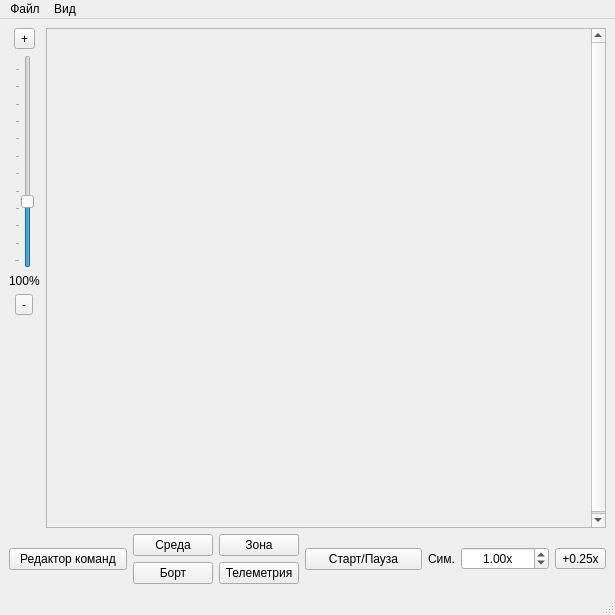
<?xml version="1.0" encoding="UTF-8"?>
<ui version="4.0">
 <class>MainWindow</class>
 <widget class="QMainWindow" name="MainWindow">
  <property name="geometry">
   <rect>
    <x>0</x>
    <y>0</y>
    <width>615</width>
    <height>607</height>
   </rect>
  </property>
  <property name="windowTitle">
   <string>Eleron</string>
  </property>
  <widget class="QWidget" name="centralwidget">
   <layout class="QHBoxLayout" name="horizontalLayout_2">
    <item>
     <layout class="QVBoxLayout" name="verticalLayout">
      <item>
       <layout class="QHBoxLayout" name="canvasLayout">
        <item>
         <layout class="QVBoxLayout" name="zoomControlsLayout">
          <property name="spacing">
           <number>6</number>
          </property>
          <item alignment="Qt::AlignmentFlag::AlignHCenter|Qt::AlignmentFlag::AlignTop">
           <widget class="QToolButton" name="zoomInButton">
            <property name="text">
             <string>+</string>
            </property>
           </widget>
          </item>
          <item alignment="Qt::AlignmentFlag::AlignHCenter">
           <widget class="QSlider" name="zoomSlider">
            <property name="minimum">
             <number>15</number>
            </property>
            <property name="maximum">
             <number>300</number>
            </property>
            <property name="singleStep">
             <number>25</number>
            </property>
            <property name="pageStep">
             <number>25</number>
            </property>
            <property name="value">
             <number>100</number>
            </property>
            <property name="orientation">
             <enum>Qt::Orientation::Vertical</enum>
            </property>
            <property name="invertedAppearance">
             <bool>false</bool>
            </property>
            <property name="tickPosition">
             <enum>QSlider::TickPosition::TicksAbove</enum>
            </property>
            <property name="tickInterval">
             <number>25</number>
            </property>
           </widget>
          </item>
          <item alignment="Qt::AlignmentFlag::AlignHCenter">
           <widget class="QLabel" name="zoomValueLabel">
            <property name="text">
             <string>100%</string>
            </property>
           </widget>
          </item>
          <item alignment="Qt::AlignmentFlag::AlignHCenter|Qt::AlignmentFlag::AlignBottom">
           <widget class="QToolButton" name="zoomOutButton">
            <property name="text">
             <string>-</string>
            </property>
           </widget>
          </item>
          <item>
           <spacer name="zoomSpacer">
            <property name="orientation">
             <enum>Qt::Orientation::Vertical</enum>
            </property>
            <property name="sizeHint" stdset="0">
             <size>
              <width>20</width>
              <height>40</height>
             </size>
            </property>
           </spacer>
          </item>
         </layout>
        </item>
        <item>
         <widget class="QScrollArea" name="canvasScrollArea">
          <property name="sizePolicy">
           <sizepolicy hsizetype="Expanding" vsizetype="Expanding">
            <horstretch>0</horstretch>
            <verstretch>0</verstretch>
           </sizepolicy>
          </property>
          <property name="minimumSize">
           <size>
            <width>500</width>
            <height>500</height>
           </size>
          </property>
          <property name="widgetResizable">
           <bool>false</bool>
          </property>
          <property name="alignment">
           <set>Qt::AlignmentFlag::AlignLeading|Qt::AlignmentFlag::AlignLeft|Qt::AlignmentFlag::AlignTop</set>
          </property>
          <widget class="CanvasWidget" name="canvas">
           <property name="geometry">
            <rect>
             <x>0</x>
             <y>0</y>
             <width>500</width>
             <height>500</height>
            </rect>
           </property>
           <property name="sizePolicy">
            <sizepolicy hsizetype="Fixed" vsizetype="Fixed">
             <horstretch>0</horstretch>
             <verstretch>0</verstretch>
            </sizepolicy>
           </property>
           <property name="minimumSize">
            <size>
             <width>500</width>
             <height>500</height>
            </size>
           </property>
           <property name="maximumSize">
            <size>
             <width>16777215</width>
             <height>16777215</height>
            </size>
           </property>
          </widget>
         </widget>
        </item>
       </layout>
      </item>
      <item>
       <spacer name="verticalSpacer">
        <property name="orientation">
         <enum>Qt::Orientation::Vertical</enum>
        </property>
        <property name="sizeHint" stdset="0">
         <size>
          <width>20</width>
          <height>40</height>
         </size>
        </property>
       </spacer>
      </item>
      <item>
       <layout class="QHBoxLayout" name="horizontalLayout">
        <item>
         <widget class="QPushButton" name="commandsEditor">
          <property name="text">
           <string>Редактор команд</string>
          </property>
         </widget>
        </item>
        <item>
         <layout class="QGridLayout" name="gridLayout">
          <item row="1" column="0">
           <widget class="QPushButton" name="boardDialog">
            <property name="text">
             <string>Борт</string>
            </property>
           </widget>
          </item>
          <item row="0" column="0">
           <widget class="QPushButton" name="environmentDialog">
            <property name="text">
             <string>Среда</string>
            </property>
           </widget>
          </item>
          <item row="0" column="1">
           <widget class="QPushButton" name="areaDialog">
            <property name="text">
             <string>Зона</string>
            </property>
           </widget>
          </item>
          <item row="1" column="1">
           <widget class="QPushButton" name="telemetryDialog">
            <property name="text">
             <string>Телеметрия</string>
            </property>
           </widget>
          </item>
         </layout>
        </item>
        <item>
         <widget class="QPushButton" name="playPauseBtn">
          <property name="text">
           <string>Старт/Пауза</string>
          </property>
         </widget>
        </item>
        <item>
         <layout class="QHBoxLayout" name="simSpeedControlsLayout">
          <property name="spacing">
           <number>6</number>
          </property>
          <item>
           <widget class="QLabel" name="simSpeedLabel">
            <property name="text">
             <string>Сим.</string>
            </property>
           </widget>
          </item>
          <item>
           <widget class="QDoubleSpinBox" name="simSpeedSpin">
            <property name="sizePolicy">
             <sizepolicy hsizetype="Fixed" vsizetype="Fixed">
              <horstretch>0</horstretch>
              <verstretch>0</verstretch>
             </sizepolicy>
            </property>
            <property name="minimumSize">
             <size>
              <width>88</width>
              <height>0</height>
             </size>
            </property>
            <property name="alignment">
             <set>Qt::AlignmentFlag::AlignCenter</set>
            </property>
            <property name="accelerated">
             <bool>true</bool>
            </property>
            <property name="keyboardTracking">
             <bool>false</bool>
            </property>
            <property name="suffix">
             <string>x</string>
            </property>
            <property name="decimals">
             <number>2</number>
            </property>
            <property name="minimum">
             <double>0.250000000000000</double>
            </property>
            <property name="maximum">
             <double>100.000000000000000</double>
            </property>
            <property name="singleStep">
             <double>0.250000000000000</double>
            </property>
            <property name="value">
             <double>1.000000000000000</double>
            </property>
           </widget>
          </item>
          <item>
           <widget class="QToolButton" name="simSpeedResetButton">
            <property name="toolTip">
             <string>Увеличить скорость симуляции на текущий шаг</string>
            </property>
            <property name="text">
             <string>+0.25x</string>
            </property>
           </widget>
          </item>
         </layout>
        </item>
       </layout>
      </item>
     </layout>
    </item>
   </layout>
  </widget>
  <widget class="QMenuBar" name="menubar">
   <property name="geometry">
    <rect>
     <x>0</x>
     <y>0</y>
     <width>615</width>
     <height>17</height>
    </rect>
   </property>
   <widget class="QMenu" name="menuFile">
    <property name="title">
     <string>Файл</string>
    </property>
    <addaction name="actionImport_mission"/>
    <addaction name="actionExport_mission"/>
   </widget>
   <widget class="QMenu" name="menuView">
    <property name="title">
     <string>Вид</string>
    </property>
    <addaction name="actionRight_aligned"/>
    <addaction name="actionLeft_aligned"/>
    <addaction name="actionLight_theme"/>
    <addaction name="actionDark_theme"/>
   </widget>
   <addaction name="menuFile"/>
   <addaction name="menuView"/>
  </widget>
  <widget class="QStatusBar" name="statusbar"/>
  <action name="actionImport_mission">
   <property name="text">
    <string>Импорт миссии</string>
   </property>
  </action>
  <action name="actionExport_mission">
   <property name="text">
    <string>Экспорт миссии</string>
   </property>
  </action>
  <action name="actionRight_aligned">
   <property name="text">
    <string>Выравнивание справа</string>
   </property>
  </action>
  <action name="actionLeft_aligned">
   <property name="text">
    <string>Выравнивание слева</string>
   </property>
  </action>
  <action name="actionLight_theme">
   <property name="text">
    <string>Светлая тема</string>
   </property>
  </action>
  <action name="actionDark_theme">
   <property name="text">
    <string>Тёмная тема</string>
   </property>
  </action>
 </widget>
 <customwidgets>
  <customwidget>
   <class>CanvasWidget</class>
   <extends>QWidget</extends>
   <header>canvaswidget.h</header>
  </customwidget>
 </customwidgets>
 <resources/>
 <connections/>
</ui>
